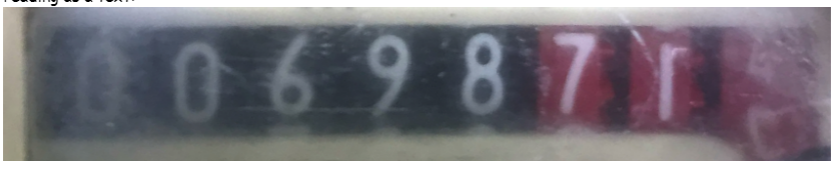
#> input picture Screenshot 2024-02-08 185448.png, 837 x 171 px
$ python learn.py
#> lines starting #> are read from the running program, lines starting #| are printed output that depends on the picture; after the words box and inside, x2 and y2 are one past the last pixel; in counts of white or black regions, pixels touching at a corner belong together; pictures that were not available may be replaced by others from this repository, and a replacement may not be noted
import cv2
import numpy as np
import matplotlib.pyplot as plt
import pytesseract

img = cv2.imread('Screenshot 2024-02-08 185448.png')
#> img is the input picture: shape (171, 837, 3); mean B, G, R 125.7, 118.1, 122
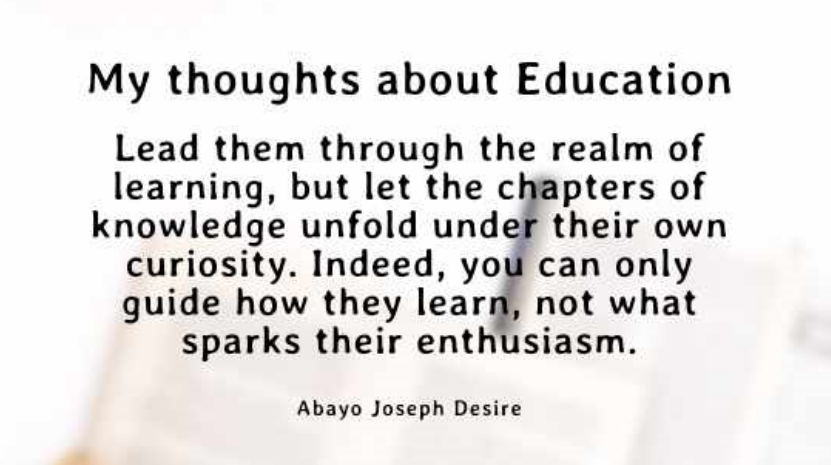
#> input picture Screenshot 2024-01-15 210808.png, 831 x 465 px, given in place of Screenshot 2024-01-24 160522.png, which was not available
#> further down, image is the input picture: shape (465, 831, 3); mean B, G, R 224.4, 225.4, 227.3

# Set the tesseract path to the location of your tesseract.exe file
pytesseract.pytesseract.tesseract_cmd = r"D:\Tesseract-OCR\tesseract.exe"

# get grayscale image
def get_grayscale(image):
    return cv2.cvtColor(image, cv2.COLOR_BGR2GRAY)

# noise removal
def remove_noise(image):
    return cv2.medianBlur(image,5)

#thresholding
def thresholding(image):
    return cv2.threshold(image, 0, 255, cv2.THRESH_BINARY + cv2.THRESH_OTSU)[1]
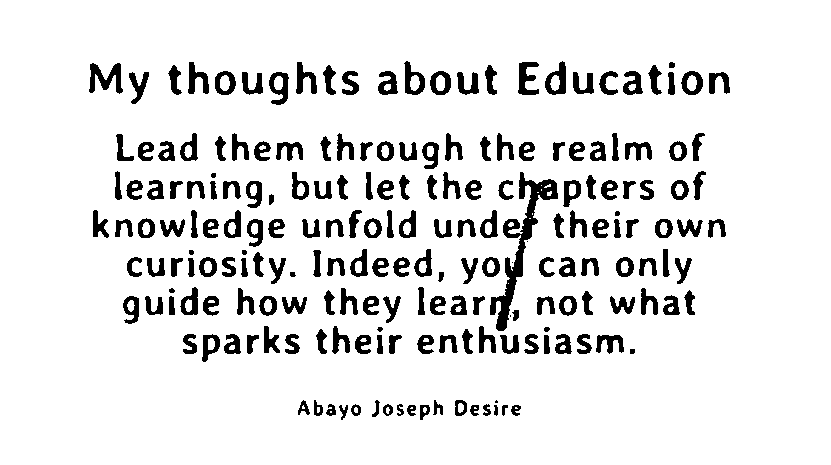
#> returned value: shape (465, 831); 90% white; 203 black regions (4 under 20 px), largest, box (x1, y1, x2, y2) and area: (490, 172, 558, 331) 2249, (89, 63, 123, 94) 531, (518, 62, 539, 95) 405

#dilation
def dilate(image):
    kernel = np.ones((5,5),np.uint8)
    return cv2.dilate(image, kernel, iterations = 1)

#erosion
def erode(image):
    kernel = np.ones((5,5),np.uint8)
    return cv2.erode(image, kernel, iterations = 1)

#opening - erosion followed by dilation
def opening(image):
    kernel = np.ones((5,5),np.uint8)
    return cv2.morphologyEx(image, cv2.MORPH_OPEN, kernel)
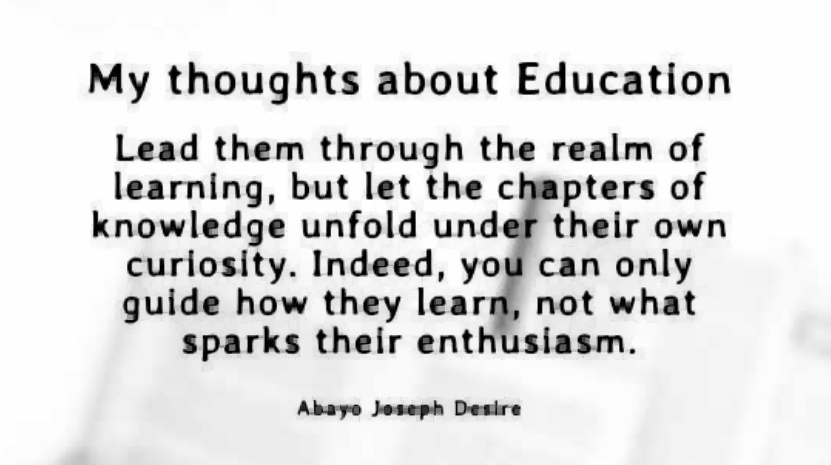
#> returned value: shape (465, 831); min 0, max 255, mean 222.6

#canny edge detection
def canny(image):
    return cv2.Canny(image, 100, 200)
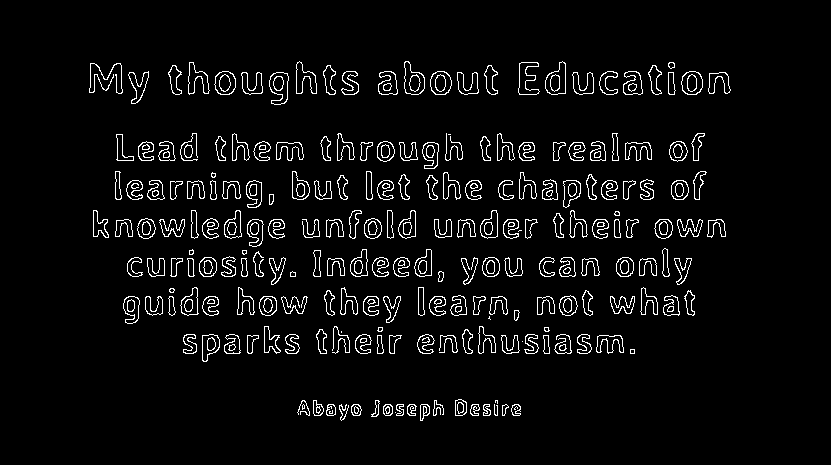
#> returned value: shape (465, 831); 4.7% white in thin lines or dots, all inside (x1, y1, x2, y2) = (89, 61, 731, 421)

#skew correction
def deskew(image):
    coords = np.column_stack(np.where(image > 0))
    angle = cv2.minAreaRect(coords)[-1]
    if angle < -45:
        angle = -(90 + angle)
    else:
        angle = -angle
    (h, w) = image.shape[:2]
    center = (w // 2, h // 2)
    M = cv2.getRotationMatrix2D(center, angle, 1.0)
    rotated = cv2.warpAffine(image, M, (w, h), flags=cv2.INTER_CUBIC, borderMode=cv2.BORDER_REPLICATE)
    return rotated

#template matching
def match_template(image, template):
    return cv2.matchTemplate(image, template, cv2.TM_CCOEFF_NORMED)

image_path = r"C:\Users\Admin\Pictures\Screenshots\Screenshot 2024-01-24 160522.png"
image = cv2.imread(image_path)

gray = get_grayscale(image)
thresh = thresholding(gray)
opening = opening(gray)
canny = canny(gray)

# Perform OCR on the processed images
#> (the run stopped early here; a loop or call above may not have finished)
